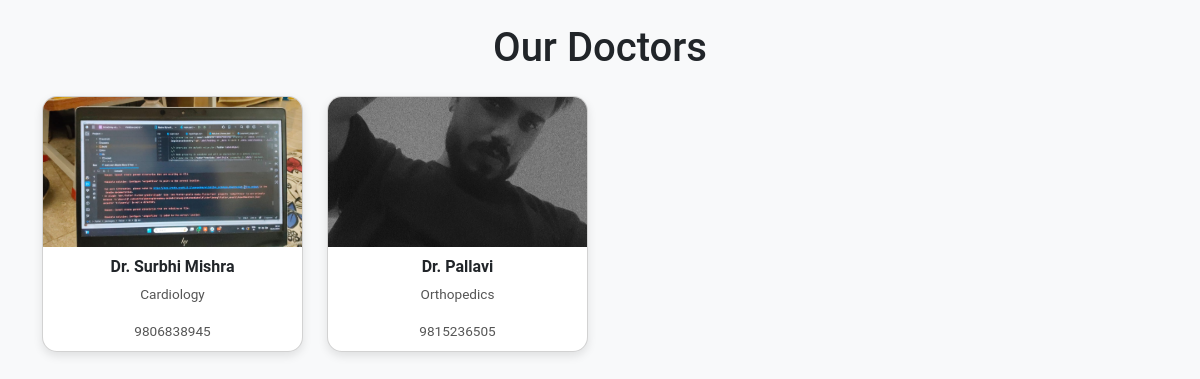
The page /doctors/ on the database as committed earlier.
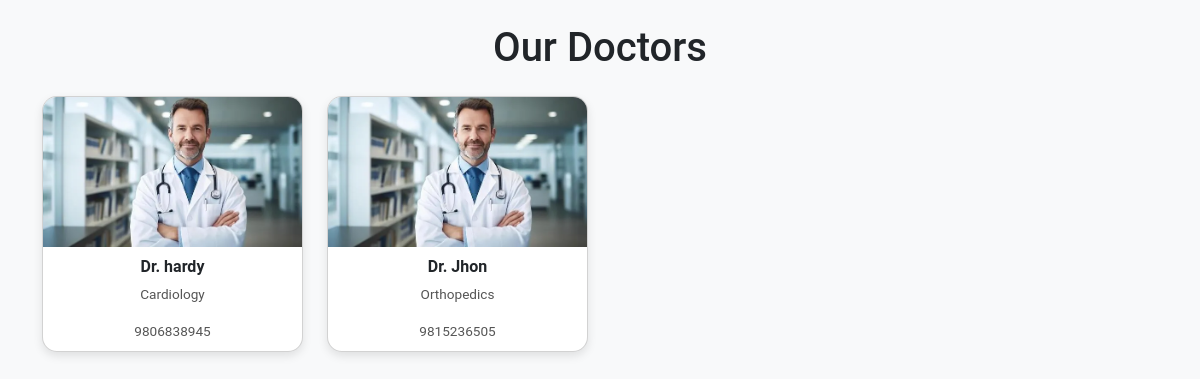
The same page on the database as committed later.
### doctors/models.py (models this page shows, shortened)
class Doctor(models.Model):
    name = models.CharField(max_length=100)
    department = models.ForeignKey(Department, on_delete=models.CASCADE)
    contact_number = models.CharField(max_length=15)
    image = models.ImageField(upload_to='doctors/', blank=True, null=True)

class Department(models.Model):
    name = models.CharField(max_length=100)

### doctors/views.py (the view)
# urls.py: path('doctors/', view_doctors, name='view_doctors'),
def view_doctors(request):
    doctors = Doctor.objects.all()
    return render(request, 'doctors/view_doctors.html', {'doctors': doctors})

### doctors/templates/doctors/view_doctors.html (shortened to what this page needs)
{% load static %}
<!DOCTYPE html>
<html lang="en">
<head>
    <link href="https://cdn.jsdelivr.net/npm/bootstrap@5.3.0/dist/css/bootstrap.min.css" rel="stylesheet">
</head>
<body>
<div class="container py-4">
    <h1 class="text-center mb-4">Our Doctors</h1>
    <div class="row row-cols-1 row-cols-sm-2 row-cols-md-3 row-cols-lg-4 g-4">
        {% for doctor in doctors %}
        <div class="col">
            <div class="card doctor-card">
                {% if doctor.image %}
                <img src="{{ doctor.image.url }}" class="card-img-top" alt="{{ doctor.name }}">
                {% else %}
                <img src="{% static 'default-doctor.png' %}" class="card-img-top" alt="No image">
                {% endif %}
                <div class="card-body">
                    <h5 class="card-title">{{ doctor.name }}</h5>
                    <p class="card-text">{{ doctor.department.name }}</p>
                    <p class="card-text">{{ doctor.contact_number }}</p>
                </div>
            </div>
        </div>
        {% endfor %}
    </div>
</div>
</body>
</html>

Rows that differ between the two databases and show on the page:
changed Doctor "Cardiology": image: a different picture; name "Dr. Surbhi Mishra" → "Dr. hardy"
changed Doctor "Orthopedics": image: a different picture; name "Dr. Pallavi" → "Dr. Jhon"
